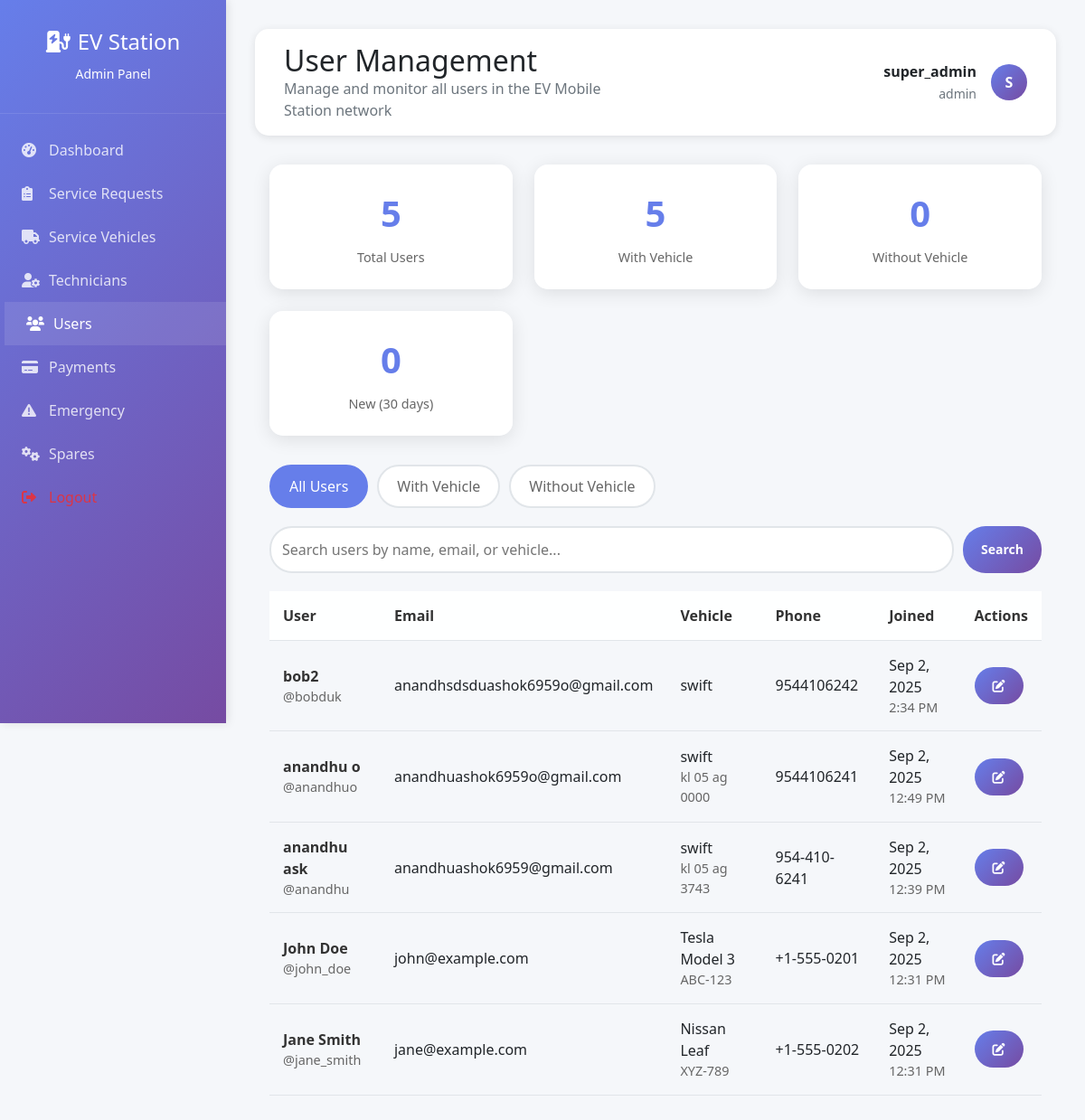
The app's page /admin/users.php (signed in), older data.
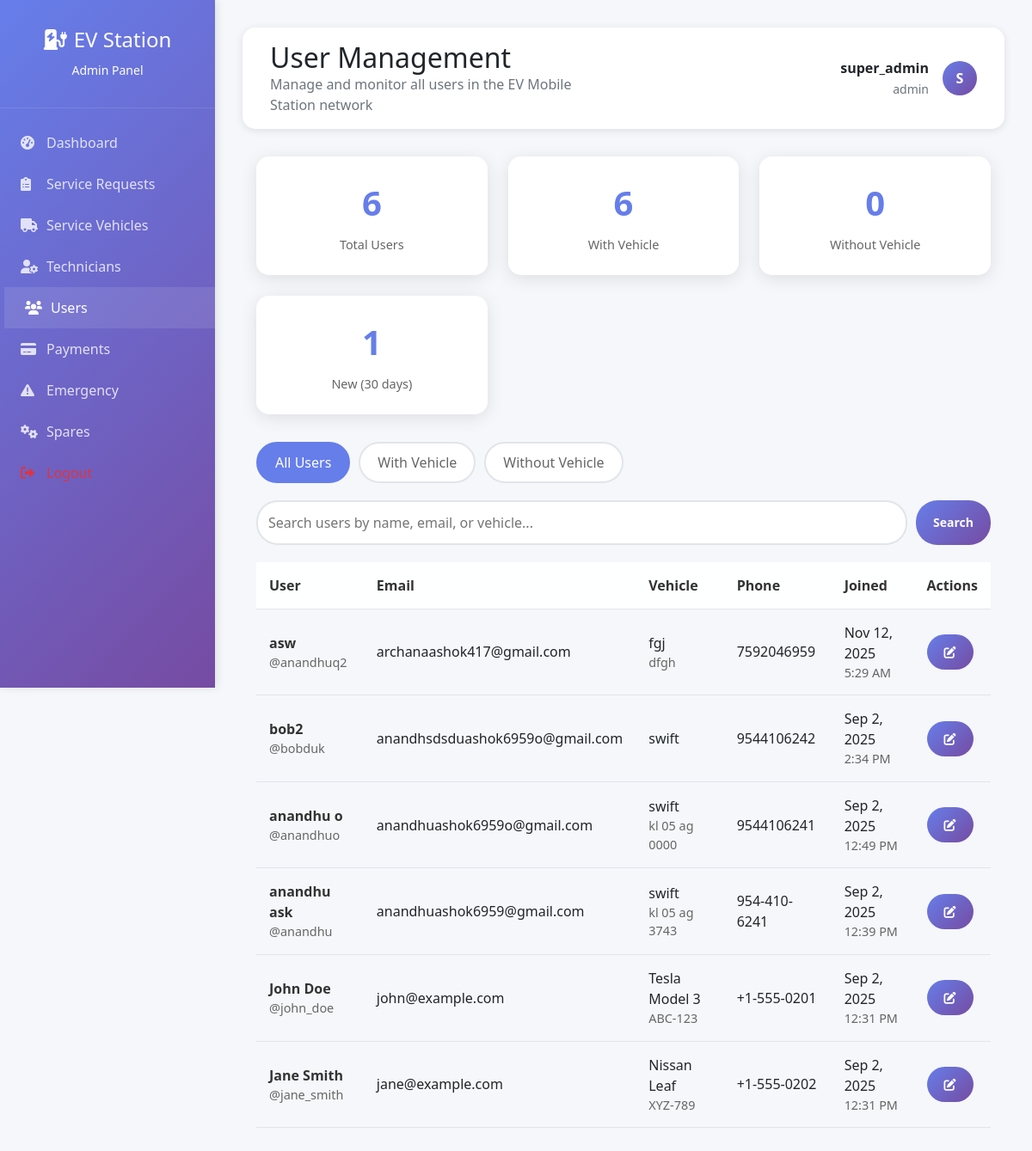
The same page, newer data.
### tables this page shows
CREATE TABLE `users` (
  `id` int(11) NOT NULL,
  `username` varchar(50) NOT NULL,
  `email` varchar(100) NOT NULL,
  `password` varchar(255) NOT NULL,
  `full_name` varchar(100) NOT NULL,
  `phone` varchar(20) DEFAULT NULL,
  `vehicle_model` varchar(100) DEFAULT NULL,
  `vehicle_plate` varchar(20) DEFAULT NULL,
  `created_at` timestamp NOT NULL DEFAULT current_timestamp(),
  `updated_at` timestamp NOT NULL DEFAULT current_timestamp() ON UPDATE current_timestamp()
);

### config/database.php (called while the page is built, shortened)
<?php
class Database {
    private $host = 'localhost';
    private $db_name = 'ev_mobile_station';
    private $username = 'root';
    private $password = '';
    private $conn;
    private static $instance = null;
    public static function getInstance() {
        if (self::$instance === null) {
            self::$instance = new self();
        }
        return self::$instance;
    }
    public function getConnection() {
        if ($this->conn === null) {
            try {
                $this->conn = new PDO(
                    "mysql:host=" . $this->host . ";dbname=" . $this->db_name . ";charset=utf8mb4",
                    $this->username,
                    $this->password,
                    array(
                        PDO::ATTR_ERRMODE => PDO::ERRMODE_EXCEPTION,
                        PDO::ATTR_DEFAULT_FETCH_MODE => PDO::FETCH_ASSOC,
                        PDO::MYSQL_ATTR_INIT_COMMAND => "SET NAMES utf8mb4",
                        PDO::ATTR_PERSISTENT => false,
                        PDO::ATTR_EMULATE_PREPARES => false
                    )
                );
            } catch(PDOException $exception) {
                error_log("Database connection error: " . $exception->getMessage());
                throw new Exception("Database connection failed: " . $exception->getMessage());
            }
        }
        return $this->conn;
    }
    public function executeQuery($sql, $params = []) {
        try {
            $conn = $this->getConnection();
            $stmt = $conn->prepare($sql);
            $stmt->execute($params);
            return $stmt;
        } catch (Exception $e) {
            error_log("Query execution error: " . $e->getMessage());
            throw new Exception("Query execution failed: " . $e->getMessage());
        }
    }
}
?>

### includes/functions.php (called while the page is built, shortened)
<?php
require_once __DIR__ . '/../config/database.php';
class UserManager {
    private $db;
    public function __construct() {
        $this->db = Database::getInstance();
    }
    public function getAllUsers() {
        try {
            $sql = "SELECT id, username, email, full_name, phone, vehicle_model, vehicle_plate, created_at FROM users ORDER BY created_at DESC";
            $stmt = $this->db->executeQuery($sql);
            return $stmt->fetchAll();
        } catch (Exception $e) {
            error_log("Get all users error: " . $e->getMessage());
            return [];
        }
    }
}
?>

### admin/users.php (the view, shortened to what the changed rows need)
<?php
require_once '../includes/functions.php';
$userManager = new UserManager();
$users = $userManager->getAllUsers();
$filtered_users = $users;
$total_users = count($users);
$users_with_vehicle = count(array_filter($users, function($u) { return !empty($u['vehicle_model']); }));
$recent_users = count(array_filter($users, function($u) {
    return strtotime($u['created_at']) > strtotime('-30 days');
}));
?>
<!DOCTYPE html>
<html lang="en">
<head>
    <link href="https://cdn.jsdelivr.net/npm/bootstrap@5.1.3/dist/css/bootstrap.min.css" rel="stylesheet">
    <link rel="stylesheet" href="https://cdnjs.cloudflare.com/ajax/libs/font-awesome/6.0.0/css/all.min.css">
</head>
<body>
    <div class="main-content">
        <div class="top-bar">
            <div class="row align-items-center">
                <div class="col-md-6">
                    <h2 class="mb-0">User Management</h2>
                </div>
            </div>
        </div>
        <div class="container">
            <div class="stats-grid">
                <div class="stat-card">
                    <div class="stat-number"><?php echo $total_users; ?></div>
                    <div class="stat-label">Total Users</div>
                </div>
                <div class="stat-card">
                    <div class="stat-number"><?php echo $users_with_vehicle; ?></div>
                    <div class="stat-label">With Vehicle</div>
                </div>
                <div class="stat-card">
                    <div class="stat-number"><?php echo $recent_users; ?></div>
                    <div class="stat-label">New (30 days)</div>
                </div>
            </div>
            <table class="users-table">
                <thead>
                    <tr>
                        <th>User</th>
                        <th>Email</th>
                        <th>Vehicle</th>
                        <th>Phone</th>
                        <th>Joined</th>
                        <th>Actions</th>
                    </tr>
                </thead>
                <tbody>
                    <?php foreach ($filtered_users as $user): ?>
                        <tr>
                            <td>
                                <div style="font-weight: 600; color: #333;"><?php echo htmlspecialchars($user['full_name']); ?></div>
                                <div style="font-size: 0.9rem; color: #666;">@<?php echo htmlspecialchars($user['username']); ?></div>
                            </td>
                            <td><?php echo htmlspecialchars($user['email']); ?></td>
                            <td>
                                <?php if (!empty($user['vehicle_model'])): ?>
                                    <div><?php echo htmlspecialchars($user['vehicle_model']); ?></div>
                                    <?php if (!empty($user['vehicle_plate'])): ?>
                                        <div style="font-size: 0.9rem; color: #666;"><?php echo htmlspecialchars($user['vehicle_plate']); ?></div>
                                    <?php endif; ?>
                                <?php else: ?>
                                    <span style="color: #999; font-style: italic;">No vehicle</span>
                                <?php endif; ?>
                            </td>
                            <td><?php echo htmlspecialchars($user['phone'] ?? 'N/A'); ?></td>
                            <td>
                                <div><?php echo date('M j, Y', strtotime($user['created_at'])); ?></div>
                                <div style="font-size: 0.9rem; color: #666;"><?php echo date('g:i A', strtotime($user['created_at'])); ?></div>
                            </td>
                            <td>
                                <div style="display: flex; gap: 5px;">
                                    <button class="btn btn-primary btn-sm" onclick="editUser(<?php echo $user['id']; ?>)">
                                        <i class="fas fa-edit"></i>
                                    </button>
                                </div>
                            </td>
                        </tr>
                    <?php endforeach; ?>
                </tbody>
            </table>
        </div>
    </div>
</body>
</html>

Row changes from the older to the newer data that the page shows:
added users: full_name "asw", username "anandhuq2", email "archanaashok417@gmail.com", vehicle_model "fgj", vehicle_plate "dfgh", phone "7592046959", created_at "Nov 12, 2025", created_at "5:29 AM"
Text that changed along with them:
$total_users: "5" → "6"
$users_with_vehicle: "5" → "6"
$recent_users: "0" → "1"
